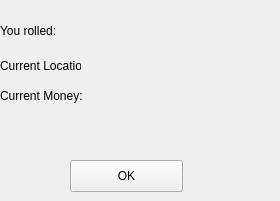
     <widget class="QWidget" name="page_21l">
      <widget class="QLabel" name="label_l3_12">
       <property name="geometry">
        <rect>
         <x>100</x>
         <y>80</y>
         <width>131</width>
         <height>31</height>
        </rect>
       </property>
       <property name="text">
        <string/>
       </property>
      </widget>
      <widget class="QLabel" name="label_143">
       <property name="geometry">
        <rect>
         <x>0</x>
         <y>80</y>
         <width>111</width>
         <height>31</height>
        </rect>
       </property>
       <property name="text">
        <string>Current Money:</string>
       </property>
      </widget>
      <widget class="QLabel" name="label_144">
       <property name="geometry">
        <rect>
         <x>0</x>
         <y>50</y>
         <width>81</width>
         <height>31</height>
        </rect>
       </property>
       <property name="text">
        <string>Current Location:</string>
       </property>
      </widget>
      <widget class="QLabel" name="label_145">
       <property name="geometry">
        <rect>
         <x>0</x>
         <y>10</y>
         <width>81</width>
         <height>41</height>
        </rect>
       </property>
       <property name="text">
        <string>You rolled:</string>
       </property>
      </widget>
      <widget class="QLabel" name="label_l1_12">
       <property name="geometry">
        <rect>
         <x>100</x>
         <y>10</y>
         <width>61</width>
         <height>31</height>
        </rect>
       </property>
       <property name="text">
        <string/>
       </property>
      </widget>
      <widget class="QLabel" name="label_l2_12">
       <property name="geometry">
        <rect>
         <x>120</x>
         <y>50</y>
         <width>151</width>
         <height>31</height>
        </rect>
       </property>
       <property name="text">
        <string/>
       </property>
      </widget>
      <widget class="QPushButton" name="pushButton_l13">
       <property name="geometry">
        <rect>
         <x>70</x>
         <y>160</y>
         <width>113</width>
         <height>32</height>
        </rect>
       </property>
       <property name="text">
        <string>OK</string>
       </property>
      </widget>
     </widget>
